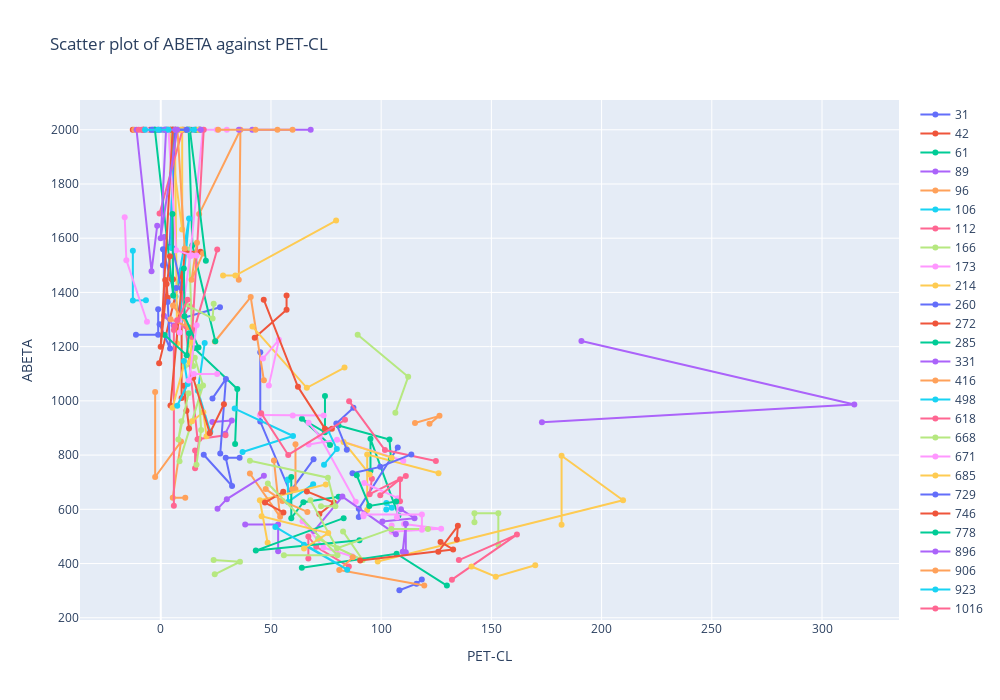

This figure's notebook cell:
### Markdown cell above
<img src="dynamic_plot_norm.gif" width="750" align="center">

### Code cell
# Create an empty figure
fig = go.Figure()

# Group data by 'RID'
grouped = df_plot.groupby('RID')

# For each group, add a scatter plot to the figure
for name, group in grouped:
    fig.add_trace(go.Scatter(
        x=group['PET-CL'],
        y=group['ABETA'],
        mode='markers+lines',
        name=str(name),
        text=group['AVE_DATE'].astype(str),
        hovertemplate=
        '<b>EXAMDATE</b>: %{text}' +
        '<br><b>PET-CL</b>: %{x}' +
        '<br><b>ABETA</b>: %{y}' 
    ))

# Set labels
fig.update_layout(
    xaxis_title='PET-CL',
    yaxis_title='ABETA',
    title='Scatter plot of ABETA against PET-CL',
    hovermode="closest",
    autosize=False,
    width=1000,
    height=700,
)

# Show the plot
fig.show()
